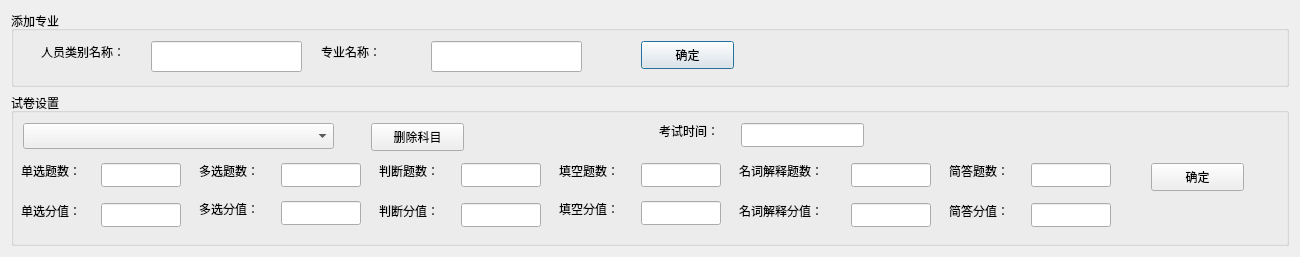
<?xml version="1.0" encoding="UTF-8"?>
<ui version="4.0">
 <class>Dialog</class>
 <widget class="QDialog" name="Dialog">
  <property name="geometry">
   <rect>
    <x>0</x>
    <y>0</y>
    <width>1300</width>
    <height>257</height>
   </rect>
  </property>
  <property name="minimumSize">
   <size>
    <width>1300</width>
    <height>257</height>
   </size>
  </property>
  <property name="maximumSize">
   <size>
    <width>1300</width>
    <height>257</height>
   </size>
  </property>
  <property name="windowTitle">
   <string>Dialog</string>
  </property>
  <layout class="QVBoxLayout" name="verticalLayout">
   <item>
    <widget class="QGroupBox" name="groupBox">
     <property name="sizePolicy">
      <sizepolicy hsizetype="Preferred" vsizetype="Preferred">
       <horstretch>0</horstretch>
       <verstretch>1</verstretch>
      </sizepolicy>
     </property>
     <property name="title">
      <string>添加专业</string>
     </property>
     <widget class="QLineEdit" name="lineEdit">
      <property name="geometry">
       <rect>
        <x>420</x>
        <y>30</y>
        <width>151</width>
        <height>31</height>
       </rect>
      </property>
     </widget>
     <widget class="QPushButton" name="pushButton">
      <property name="geometry">
       <rect>
        <x>630</x>
        <y>30</y>
        <width>93</width>
        <height>28</height>
       </rect>
      </property>
      <property name="text">
       <string>确定</string>
      </property>
     </widget>
     <widget class="QLabel" name="label_10">
      <property name="geometry">
       <rect>
        <x>310</x>
        <y>30</y>
        <width>75</width>
        <height>21</height>
       </rect>
      </property>
      <property name="text">
       <string>专业名称：</string>
      </property>
     </widget>
     <widget class="QLabel" name="label_11">
      <property name="geometry">
       <rect>
        <x>30</x>
        <y>30</y>
        <width>101</width>
        <height>21</height>
       </rect>
      </property>
      <property name="text">
       <string>人员类别名称：</string>
      </property>
     </widget>
     <widget class="QLineEdit" name="lineEdit_11">
      <property name="geometry">
       <rect>
        <x>140</x>
        <y>30</y>
        <width>151</width>
        <height>31</height>
       </rect>
      </property>
     </widget>
    </widget>
   </item>
   <item>
    <widget class="QGroupBox" name="groupBox_2">
     <property name="sizePolicy">
      <sizepolicy hsizetype="Preferred" vsizetype="Preferred">
       <horstretch>0</horstretch>
       <verstretch>2</verstretch>
      </sizepolicy>
     </property>
     <property name="title">
      <string>试卷设置</string>
     </property>
     <widget class="QLabel" name="label">
      <property name="geometry">
       <rect>
        <x>10</x>
        <y>70</y>
        <width>75</width>
        <height>16</height>
       </rect>
      </property>
      <property name="text">
       <string>单选题数：</string>
      </property>
     </widget>
     <widget class="QLineEdit" name="lineEdit_2">
      <property name="geometry">
       <rect>
        <x>90</x>
        <y>70</y>
        <width>80</width>
        <height>24</height>
       </rect>
      </property>
     </widget>
     <widget class="QLabel" name="label_2">
      <property name="geometry">
       <rect>
        <x>10</x>
        <y>110</y>
        <width>75</width>
        <height>16</height>
       </rect>
      </property>
      <property name="text">
       <string>单选分值：</string>
      </property>
     </widget>
     <widget class="QLineEdit" name="lineEdit_3">
      <property name="geometry">
       <rect>
        <x>90</x>
        <y>110</y>
        <width>80</width>
        <height>24</height>
       </rect>
      </property>
     </widget>
     <widget class="QLabel" name="label_5">
      <property name="geometry">
       <rect>
        <x>368</x>
        <y>70</y>
        <width>75</width>
        <height>16</height>
       </rect>
      </property>
      <property name="text">
       <string>判断题数：</string>
      </property>
     </widget>
     <widget class="QLineEdit" name="lineEdit_8">
      <property name="geometry">
       <rect>
        <x>450</x>
        <y>70</y>
        <width>80</width>
        <height>24</height>
       </rect>
      </property>
      <property name="text">
       <string/>
      </property>
     </widget>
     <widget class="QLabel" name="label_8">
      <property name="geometry">
       <rect>
        <x>368</x>
        <y>110</y>
        <width>75</width>
        <height>16</height>
       </rect>
      </property>
      <property name="text">
       <string>判断分值：</string>
      </property>
     </widget>
     <widget class="QLineEdit" name="lineEdit_7">
      <property name="geometry">
       <rect>
        <x>450</x>
        <y>110</y>
        <width>80</width>
        <height>24</height>
       </rect>
      </property>
     </widget>
     <widget class="QComboBox" name="comboBox">
      <property name="geometry">
       <rect>
        <x>12</x>
        <y>30</y>
        <width>311</width>
        <height>26</height>
       </rect>
      </property>
      <property name="font">
       <font>
        <pointsize>12</pointsize>
       </font>
      </property>
     </widget>
     <widget class="QPushButton" name="pushButton_2">
      <property name="geometry">
       <rect>
        <x>1140</x>
        <y>70</y>
        <width>93</width>
        <height>28</height>
       </rect>
      </property>
      <property name="text">
       <string>确定</string>
      </property>
     </widget>
     <widget class="QLabel" name="label_3">
      <property name="geometry">
       <rect>
        <x>188</x>
        <y>70</y>
        <width>75</width>
        <height>16</height>
       </rect>
      </property>
      <property name="text">
       <string>多选题数：</string>
      </property>
     </widget>
     <widget class="QLineEdit" name="lineEdit_5">
      <property name="geometry">
       <rect>
        <x>270</x>
        <y>70</y>
        <width>80</width>
        <height>24</height>
       </rect>
      </property>
     </widget>
     <widget class="QLabel" name="label_4">
      <property name="geometry">
       <rect>
        <x>188</x>
        <y>108</y>
        <width>75</width>
        <height>16</height>
       </rect>
      </property>
      <property name="text">
       <string>多选分值：</string>
      </property>
     </widget>
     <widget class="QLineEdit" name="lineEdit_4">
      <property name="geometry">
       <rect>
        <x>270</x>
        <y>108</y>
        <width>80</width>
        <height>24</height>
       </rect>
      </property>
     </widget>
     <widget class="QLabel" name="label_7">
      <property name="geometry">
       <rect>
        <x>548</x>
        <y>70</y>
        <width>75</width>
        <height>16</height>
       </rect>
      </property>
      <property name="text">
       <string>填空题数：</string>
      </property>
     </widget>
     <widget class="QLineEdit" name="lineEdit_6">
      <property name="geometry">
       <rect>
        <x>630</x>
        <y>70</y>
        <width>80</width>
        <height>24</height>
       </rect>
      </property>
     </widget>
     <widget class="QLabel" name="label_6">
      <property name="geometry">
       <rect>
        <x>548</x>
        <y>108</y>
        <width>75</width>
        <height>16</height>
       </rect>
      </property>
      <property name="text">
       <string>填空分值：</string>
      </property>
     </widget>
     <widget class="QLineEdit" name="lineEdit_9">
      <property name="geometry">
       <rect>
        <x>630</x>
        <y>108</y>
        <width>80</width>
        <height>24</height>
       </rect>
      </property>
     </widget>
     <widget class="QPushButton" name="pushButton_3">
      <property name="geometry">
       <rect>
        <x>360</x>
        <y>30</y>
        <width>93</width>
        <height>28</height>
       </rect>
      </property>
      <property name="text">
       <string>删除科目</string>
      </property>
     </widget>
     <widget class="QLabel" name="label_9">
      <property name="geometry">
       <rect>
        <x>648</x>
        <y>30</y>
        <width>75</width>
        <height>16</height>
       </rect>
      </property>
      <property name="text">
       <string>考试时间：</string>
      </property>
     </widget>
     <widget class="QLineEdit" name="lineEdit_10">
      <property name="geometry">
       <rect>
        <x>730</x>
        <y>30</y>
        <width>123</width>
        <height>24</height>
       </rect>
      </property>
     </widget>
     <widget class="QLabel" name="label_12">
      <property name="geometry">
       <rect>
        <x>938</x>
        <y>70</y>
        <width>75</width>
        <height>16</height>
       </rect>
      </property>
      <property name="text">
       <string>简答题数：</string>
      </property>
     </widget>
     <widget class="QLineEdit" name="lineEdit_12">
      <property name="geometry">
       <rect>
        <x>1020</x>
        <y>70</y>
        <width>80</width>
        <height>24</height>
       </rect>
      </property>
     </widget>
     <widget class="QLineEdit" name="lineEdit_13">
      <property name="geometry">
       <rect>
        <x>1020</x>
        <y>110</y>
        <width>80</width>
        <height>24</height>
       </rect>
      </property>
     </widget>
     <widget class="QLabel" name="label_13">
      <property name="geometry">
       <rect>
        <x>938</x>
        <y>110</y>
        <width>75</width>
        <height>16</height>
       </rect>
      </property>
      <property name="text">
       <string>简答分值：</string>
      </property>
     </widget>
     <widget class="QLineEdit" name="lineEdit_14">
      <property name="geometry">
       <rect>
        <x>840</x>
        <y>70</y>
        <width>80</width>
        <height>24</height>
       </rect>
      </property>
     </widget>
     <widget class="QLineEdit" name="lineEdit_15">
      <property name="geometry">
       <rect>
        <x>840</x>
        <y>110</y>
        <width>80</width>
        <height>24</height>
       </rect>
      </property>
     </widget>
     <widget class="QLabel" name="label_15">
      <property name="geometry">
       <rect>
        <x>728</x>
        <y>110</y>
        <width>111</width>
        <height>16</height>
       </rect>
      </property>
      <property name="text">
       <string>名词解释分值：</string>
      </property>
     </widget>
     <widget class="QLabel" name="label_14">
      <property name="geometry">
       <rect>
        <x>728</x>
        <y>70</y>
        <width>101</width>
        <height>16</height>
       </rect>
      </property>
      <property name="text">
       <string>名词解释题数：</string>
      </property>
     </widget>
    </widget>
   </item>
  </layout>
 </widget>
 <resources/>
 <connections/>
</ui>
